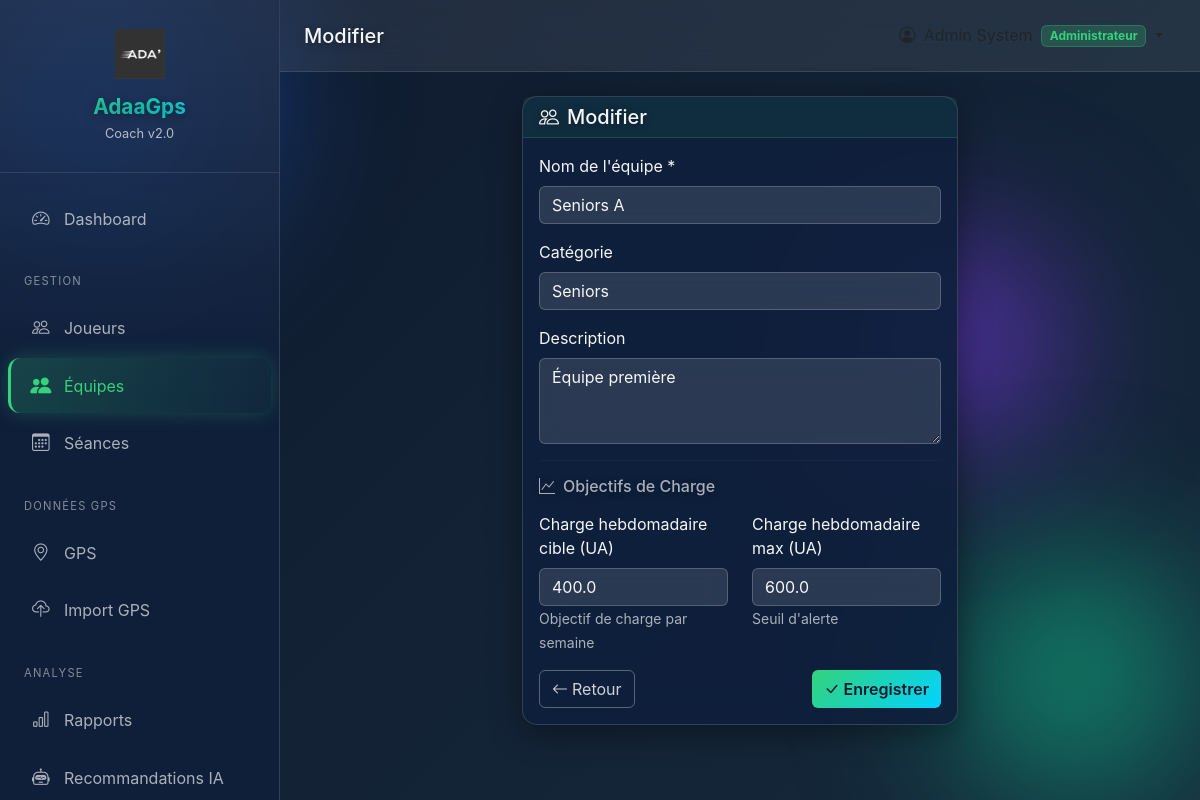
The page /teams/1/edit (signed in) on the database its author committed.
### app/models.py (models this page shows, shortened)
class User(db.Model):
    __tablename__ = 'user'
    id = db.Column(db.Integer, primary_key=True)
    email = db.Column(db.String(120), unique=True, nullable=False)
    password_hash = db.Column(db.String(256), nullable=True)  # Nullable pour joueurs
    first_name = db.Column(db.String(50), nullable=False)
    last_name = db.Column(db.String(50), nullable=False)
    role = db.Column(db.String(30), nullable=False, default='coach')
    phone = db.Column(db.String(20))
    is_active = db.Column(db.Boolean, default=True)
    player_id = db.Column(db.Integer, db.ForeignKey('player.id'), nullable=True)
    created_at = db.Column(db.DateTime, default=datetime.utcnow)
    last_login = db.Column(db.DateTime)
    player = db.relationship('Player', backref='user_account', foreign_keys=[player_id])
    @property
    def is_authenticated(self):
        return True
    ROLES = {
        'admin': 'Administrateur',
        'coach': 'Entraîneur Principal',
        'assistant': 'Entraîneur Adjoint',
        'preparateur': 'Préparateur Physique',
        'medical': 'Staff Médical',
        'analyst': 'Analyste',
        'player': 'Joueur',
        'dirigeant': 'Dirigeant'
    }
    @property
    def full_name(self):
        return f"{self.first_name} {self.last_name}"
    @property
    def role_display(self):
        return self.ROLES.get(self.role, self.role)

class Team(db.Model):
    __tablename__ = 'team'
    id = db.Column(db.Integer, primary_key=True)
    name = db.Column(db.String(100), nullable=False, unique=True)
    description = db.Column(db.Text)
    category = db.Column(db.String(30))  # Seniors, U19, U17, etc.
    target_weekly_load = db.Column(db.Float, default=400)
    max_weekly_load = db.Column(db.Float, default=600)
    created_at = db.Column(db.DateTime, default=datetime.utcnow)
    updated_at = db.Column(db.DateTime, default=datetime.utcnow, onupdate=datetime.utcnow)
    players = db.relationship('Player', backref='team', lazy='dynamic')
    sessions = db.relationship('TrainingSession', backref='team', lazy='dynamic')

### app/routes/teams.py (the view)
@teams_bp.route('/<int:id>/edit', methods=['GET', 'POST'])
@login_required
def edit_team(id):
    team = Team.query.get_or_404(id)
    form = TeamForm(obj=team)
    if form.validate_on_submit():
        form.populate_obj(team)
        db.session.commit()
        flash(f'Équipe {team.name} modifiée !', 'success')
        return redirect(url_for('teams.view_team', id=id))
    return render_template('coach/teams/form.html', form=form, team=team, title='Modifier')

### app/forms.py
class TeamForm(FlaskForm):
    name = StringField('Nom de l\'équipe', validators=[
        DataRequired(message='Le nom est obligatoire'),
        Length(min=2, max=100)
    ])
    category = SelectField('Catégorie', choices=[
        ('Seniors', 'Seniors'),
        ('U23', 'U23'),
        ('U21', 'U21'),
        ('U19', 'U19'),
        ('U17', 'U17'),
        ('U15', 'U15'),
        ('Autre', 'Autre')
    ], validators=[Optional()])
    description = TextAreaField('Description', validators=[Optional()])
    target_weekly_load = FloatField('Charge hebdo cible', validators=[
        Optional(),
        NumberRange(min=0, max=2000)
    ], default=400)
    max_weekly_load = FloatField('Charge hebdo max', validators=[
        Optional(),
        NumberRange(min=0, max=3000)
    ], default=600)
    submit = SubmitField('Enregistrer')

### app/templates/coach/teams/form.html (shortened to what this page needs)
{% extends "shared/base.html" %}
{% block page_title %}{{ title }}{% endblock %}
{% block content %}
<div class="row justify-content-center">
    <div class="col-lg-6">
        <div class="card">
            <div class="card-header">
                <h5 class="mb-0"><i class="bi bi-people me-2"></i>{{ title }}</h5>
            </div>
            <div class="card-body">
                <form method="POST">
                    <div class="mb-3">
                        <label class="form-label">Nom de l'équipe *</label>
                        {{ form.name(class="form-control", placeholder="Ex: Seniors A") }}
                    </div>
                    <div class="mb-3">
                        <label class="form-label">Catégorie</label>
                        {{ form.category(class="form-select") }}
                    </div>
                    <div class="mb-3">
                        <label class="form-label">Description</label>
                        {{ form.description(class="form-control", rows=3, placeholder="Description de l'équipe...") }}
                    </div>
                    <hr>
                    <h6 class="text-muted mb-3"><i class="bi bi-graph-up me-2"></i>Objectifs de Charge</h6>
                    <div class="row">
                        <div class="col-md-6 mb-3">
                            <label class="form-label">Charge hebdomadaire cible (UA)</label>
                            {{ form.target_weekly_load(class="form-control", placeholder="400") }}
                            <small class="text-muted">Objectif de charge par semaine</small>
                        </div>
                        <div class="col-md-6 mb-3">
                            <label class="form-label">Charge hebdomadaire max (UA)</label>
                            {{ form.max_weekly_load(class="form-control", placeholder="600") }}
                            <small class="text-muted">Seuil d'alerte</small>
                        </div>
                    </div>
                    <div class="d-flex justify-content-between">
                        <a href="{{ url_for('teams.list_teams') }}" class="btn btn-outline-secondary">
                            <i class="bi bi-arrow-left me-1"></i>Retour
                        </a>
                        <button type="submit" class="btn btn-primary">
                            <i class="bi bi-check-lg me-1"></i>Enregistrer
                        </button>
                    </div>
                </form>
            </div>
        </div>
    </div>
</div>
{% endblock %}

### app/templates/shared/base.html (shortened to what this page needs)
<!DOCTYPE html>
<html lang="fr">
<head>
    <link href="https://cdn.jsdelivr.net/npm/bootstrap@5.3.2/dist/css/bootstrap.min.css" rel="stylesheet">
    <link href="https://cdn.jsdelivr.net/npm/bootstrap-icons@1.11.1/font/bootstrap-icons.css" rel="stylesheet">
</head>
<body>
    <div class="orb orb-1"></div>
    <div class="orb orb-2"></div>
    <div class="orb orb-3"></div>
    {% if current_user.is_authenticated %}
    <aside class="sidebar" id="sidebar">
        <div class="sidebar-brand">
            <img src="{{ url_for('static', filename='img/logo.png') }}"
                 alt="AdaaGps Logo"
                 style="width: 50px; height: 50px; object-fit: contain; margin-bottom: 1rem; display: block; margin-left: auto; margin-right: auto;">
            <h4 style="text-align: center;">AdaaGps</h4>
            <small style="text-align: center; display: block;">Coach v2.0</small>
        </div>
        <nav class="sidebar-nav">
            {% if current_user.role == 'player' %}
            <a class="nav-link {% if request.endpoint == 'player_portal.dashboard' %}active{% endif %}"
               href="{{ url_for('player_portal.dashboard') }}">
                <i class="bi bi-speedometer2"></i> Mon Dashboard
            </a>
            <a class="nav-link {% if request.endpoint == 'player_portal.schedule' %}active{% endif %}"
               href="{{ url_for('player_portal.schedule') }}">
                <i class="bi bi-calendar-week"></i> Mon Planning
            </a>
            <a class="nav-link {% if request.endpoint == 'player_portal.performances' %}active{% endif %}"
               href="{{ url_for('player_portal.performances') }}">
                <i class="bi bi-graph-up"></i> Mes Performances
            </a>
            <a class="nav-link {% if request.endpoint == 'player_portal.wellness' %}active{% endif %}"
               href="{{ url_for('player_portal.wellness') }}">
                <i class="bi bi-heart-pulse"></i> Mon Bien-être
            </a>
            <a class="nav-link {% if request.endpoint == 'player_portal.profile' %}active{% endif %}"
               href="{{ url_for('player_portal.profile') }}">
                <i class="bi bi-person"></i> Mon Profil
            </a>
            {% else %}
            <a class="nav-link {% if request.endpoint == 'dashboard.index' or request.endpoint == 'dashboard.coach' %}active{% endif %}"
               href="{{ url_for('dashboard.index') }}">
                <i class="bi bi-speedometer2"></i> Dashboard
            </a>
            <div class="sidebar-section">Gestion</div>
            <a class="nav-link {% if 'players' in request.endpoint %}active{% endif %}"
               href="{{ url_for('players.list_players') }}">
                <i class="bi bi-people"></i> Joueurs
            </a>
            <a class="nav-link {% if 'teams' in request.endpoint %}active{% endif %}"
               href="{{ url_for('teams.list_teams') }}">
                <i class="bi bi-people-fill"></i> Équipes
            </a>
            <a class="nav-link {% if 'sessions' in request.endpoint %}active{% endif %}"
               href="{{ url_for('sessions.calendar') }}">
                <i class="bi bi-calendar3"></i> Séances
            </a>
            <div class="sidebar-section">Données GPS</div>
            <a class="nav-link {% if request.endpoint == 'gps.index' %}active{% endif %}"
               href="{{ url_for('gps.index') }}">
                <i class="bi bi-geo-alt"></i> GPS
            </a>
            <a class="nav-link {% if request.endpoint == 'gps.upload' %}active{% endif %}"
               href="{{ url_for('gps.upload') }}">
                <i class="bi bi-cloud-upload"></i> Import GPS
            </a>
            {% if current_user.role in ['admin', 'preparateur'] %}
            <div class="sidebar-section">Analyse</div>
            <a class="nav-link" href="#">
                <i class="bi bi-bar-chart"></i> Rapports
            </a>
            <a class="nav-link" href="#">
                <i class="bi bi-robot"></i> Recommandations IA
            </a>
            {% endif %}
            {% endif %}
        </nav>
    </aside>
    <main class="main-content">
        <nav class="top-navbar">
            <div class="d-flex align-items-center">
                <h5 class="mb-0">{% block page_title %}Dashboard{% endblock %}</h5>
            </div>
            <div class="d-flex align-items-center">
                <div class="dropdown">
                    <button class="btn btn-link text-dark dropdown-toggle text-decoration-none"
                            data-bs-toggle="dropdown">
                        <i class="bi bi-person-circle me-1"></i>
                        <span class="badge bg-secondary ms-1">{{ current_user.role_display }}</span>
                    </button>
                </div>
            </div>
        </nav>
        <div class="container-fluid py-4">
            {% block content %}{% endblock %}
        </div>
    </main>
    {% else %}
    {% block public_content %}{% endblock %}
    {% endif %}
</body>
</html>

### rows shown on the page
User: role_display "Administrateur"
Team: name "Seniors A", category "Seniors", description "Équipe première", target_weekly_load "400.0", max_weekly_load "600.0"

### other values the page prints
{{ title }} "Modifier"
